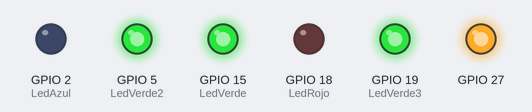
The sketch below on a simulated ESP32. Shown: output pins drawn as LEDs (lit = HIGH). The local clock reads 2024-03-15 10:24:30 at power-on unless the sketch sets it; what the sketch prints to the serial monitor is not drawn.

Above: at 120.1 s.
Timing chart, 0 to 121.6 s (numbered marks = the images above):
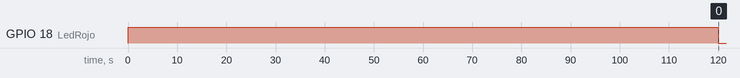

The sketch:

dosificador.ino
```cpp
#include <Wire.h>
#include "RTClib.h"
int dia,mes,anio,hora,minuto,segundo;
int hora_aux,minuto_aux,segundo_aux,segundo_led;
RTC_DS1307 rtc;
int state=0;
char daysOfTheWeek[7][12] = {"Domingo","Lunes", "Martes", "Miercoles",
                              "Jueves","Viernes", "Sabado"};
int LedVerde = 15,LedAzul = 2,LedVerde2=5;
int LedRojo = 18,LedAzul2 = 4,LedVerde3=19;
void setup () {
  pinMode(LedVerde,OUTPUT);
  pinMode(LedVerde2,OUTPUT);
  pinMode(LedVerde3,OUTPUT);
  pinMode(LedRojo,OUTPUT);
  pinMode(LedAzul,OUTPUT);
  pinMode(27,OUTPUT);
  digitalWrite(LedAzul,LOW);
  digitalWrite(LedRojo,LOW);
  digitalWrite(27,HIGH);
  Serial.begin(115200);
  if (! rtc.begin()) {
      Serial.println("Couldn't find RTC");
      while (1);
  }
  getTimeDs1307();
  hora_aux = hora;
  minuto_aux = minuto;
  segundo_aux = segundo;
  segundo_led = segundo;
  digitalWrite(LedRojo,HIGH);
  while(true){
  digitalWrite(27,LOW);
  getTimeDs1307();
  if(minuto - minuto_aux == 2 && segundo_aux == segundo){
          digitalWrite(27,HIGH);
          break;
      }
  }
  digitalWrite(LedVerde,HIGH);
  digitalWrite(LedVerde2,HIGH);
  digitalWrite(LedVerde3,HIGH);
  digitalWrite(LedRojo,LOW);
}

void loop () {
    printDs1307Time();
    getTimeDs1307();
    if(hora%24 == 0 && minuto == 45){
        dosificar(4000);
    }
}
int desvanecer=0;
int j =1;

void dosificar(int volumen){
    digitalWrite(LedAzul,HIGH);
    digitalWrite(LedVerde3,HIGH);
    int t = 8*volumen/100;
    hora_aux = hora;
    minuto_aux = minuto;
    segundo_aux = segundo;
    segundo_led = segundo;
    while(true){
        if(segundo - segundo_led == 1 || segundo - segundo_led == 59){
            segundo_led = segundo;
            state = 1 - state;
            digitalWrite(LedVerde , state);
            digitalWrite(LedVerde2, state);
        }
        digitalWrite(27,LOW);
        getTimeDs1307();
        DateTime now = rtc.now();
        if(minuto - minuto_aux == t && segundo_aux == segundo){
            digitalWrite(27,HIGH);
            break;
        }
    }
    digitalWrite(LedAzul,LOW);
    digitalWrite(LedVerde3,LOW);
}

void getTimeDs1307(){
    DateTime now = rtc.now();
    dia= now.day();
    mes= now.month();
    anio = now.year();
    hora = now.hour();
    minuto = now.minute();
    segundo = now.second();
}

void printDs1307Time(){
    delay(3000);
    DateTime now = rtc.now();
    Serial.print(now.day(), DEC);
    Serial.print('/');
    Serial.print(now.month(), DEC);
    Serial.print('/');
    Serial.print(now.year(), DEC);
    Serial.print(" (");
    Serial.print(daysOfTheWeek[now.dayOfTheWeek()]);
    Serial.print(") ");
    Serial.print(now.hour(), DEC);
    Serial.print(':');
    Serial.print(now.minute(), DEC);
    Serial.print(':');
    Serial.print(now.second(), DEC);
    Serial.println();
}
```
